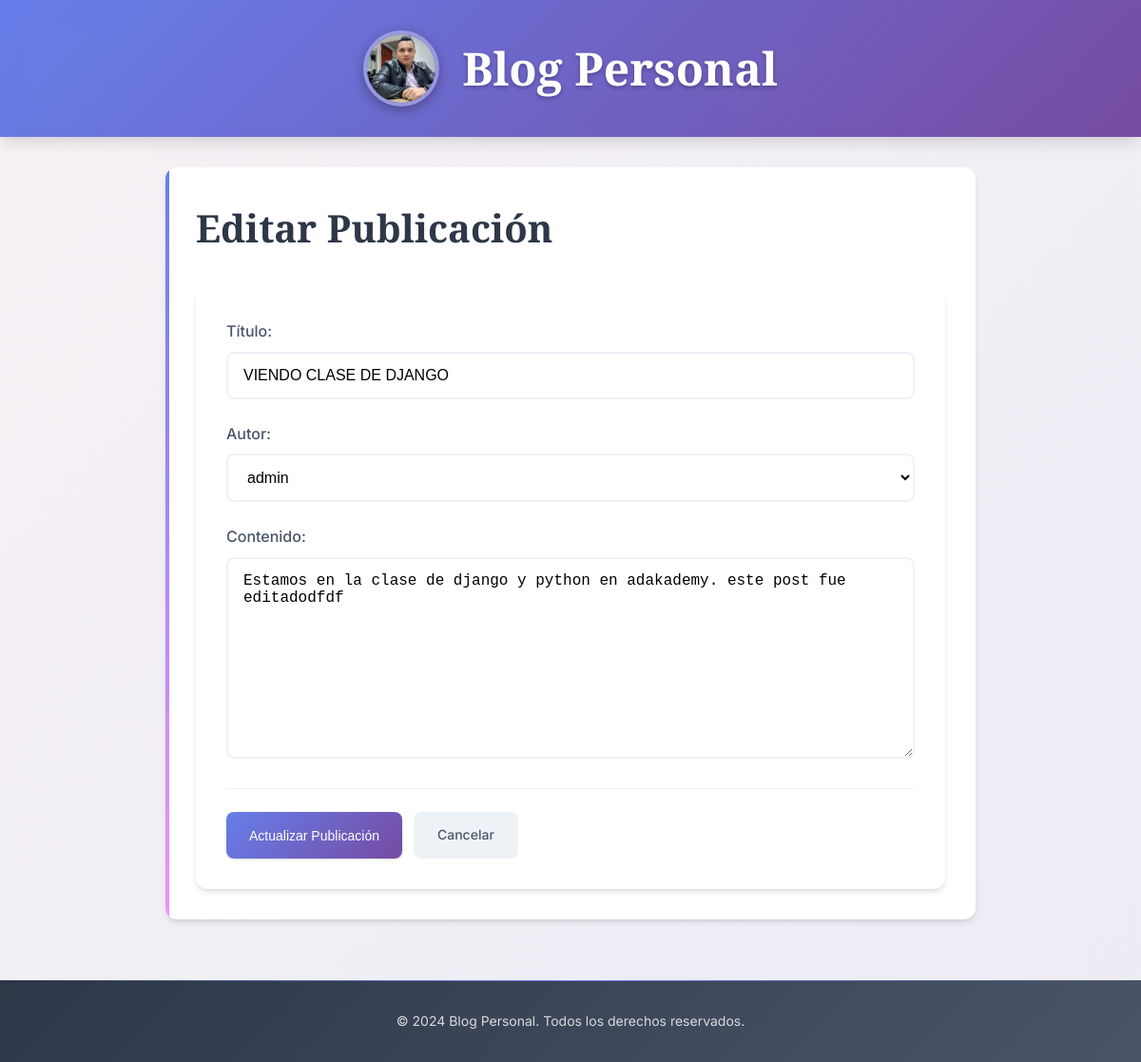
The app's page /post/1/edit/ with its own data.
### blogs/models.py (models this page shows, shortened)
class Post(models.Model):
    title = models.CharField(max_length=200)
    body = models.TextField()
    created_at = models.DateTimeField(
        auto_now_add=True
    )  # toma el tiempo automaticament del sistem o pc
    updated_at = models.DateTimeField(
        auto_now=True
    )  # toma el tiempo automaticament del sistem o pc
    author = models.ForeignKey(
        "auth.User", on_delete=models.CASCADE
    )  # toma el usario de la tabla auth_user de la base de datos de usuario por defecos de django

### blogs/views.py (the view)
# urls.py: path("post/<int:pk>/edit/", PostUpdateView.as_view(), name="post_edit"),
class PostUpdateView(UpdateView):
    model = Post
    fields = ['title', 'author', 'body']  # Usa los campos del modelo
    template_name = 'post_form.html'
    success_url = reverse_lazy('post_list')

### templates/post_form.html (shortened to what this page needs)
{% extends "_base.html" %}
{% block content %}
    <div class="post-card">
        <h1>{% if form.instance.pk %}Editar{% else %}Crear Nueva{% endif %} Publicación</h1>
        <form method="post">
            <div class="form-group">
                <label for="{{ form.title.id_for_label }}">Título:</label>
                {{ form.title }}
            </div>
            <div class="form-group">
                <label for="{{ form.author.id_for_label }}">Autor:</label>
                {{ form.author }}
            </div>
            <div class="form-group">
                <label for="{{ form.body.id_for_label }}">Contenido:</label>
                {{ form.body }}
            </div>
            <div class="post-actions">
                <button type="submit" class="btn btn-primary">
                    {% if form.instance.pk %}Actualizar{% else %}Crear{% endif %} Publicación
                </button>
                <a href="{% url 'post_list' %}" class="btn btn-secondary">Cancelar</a>
            </div>
        </form>
    </div>
{% endblock %}

### blogs/static/blogs/style.css (style rules this page uses)
:root { --primary-color: #667eea; --secondary-color: #764ba2; --accent-color: #f093fb; --text-primary: #2d3748; --text-secondary: #4a5568; --text-light: #718096; --bg-primary: #f7fafc; --bg-secondary: #edf2f7; --white: #ffffff; --shadow-sm: 0 1px 3px 0 rgba(0, 0, 0, 0.1), 0 1px 2px 0 rgba(0, 0, 0, 0.06); --shadow-md: 0 4px 6px -1px rgba(0, 0, 0, 0.1), 0 2px 4px -1px rgba(0, 0, 0, 0.06); --shadow-lg: 0 10px 15px -3px rgba(0, 0, 0, 0.1), 0 4px 6px -2px rgba(0, 0, 0, 0.05); --shadow-xl: 0 20px 25px -5px rgba(0, 0, 0, 0.1), 0 10px 10px -5px rgba(0, 0, 0, 0.04); --border-radius: 12px; --transition: all 0.3s cubic-bezier(0.4, 0, 0.2, 1); }
* { margin: 0; padding: 0; box-sizing: border-box; }
body { font-family: 'Inter', -apple-system, BlinkMacSystemFont, 'Segoe UI', Roboto, sans-serif; background: linear-gradient(135deg, var(--bg-primary) 0%, var(--bg-secondary) 100%); color: var(--text-primary); line-height: 1.6; min-height: 100vh; position: relative; }
body::before { content: ''; position: fixed; top: 0; left: 0; width: 100%; height: 100%; background: linear-gradient(-45deg, #667eea, #764ba2, #f093fb, #f5576c); background-size: 400% 400%; animation: gradientShift 15s ease infinite; opacity: 0.05; z-index: -1; }
.post-card { background: var(--white); border-radius: var(--border-radius); padding: 2rem; margin-bottom: 2rem; box-shadow: var(--shadow-md); transition: var(--transition); position: relative; overflow: hidden; }
.post-card::before { content: ''; position: absolute; top: 0; left: 0; width: 4px; height: 100%; background: linear-gradient(135deg, var(--primary-color), var(--accent-color)); transition: var(--transition); }
h1 { font-family: 'Playfair Display', serif; font-size: 2.5rem; font-weight: 600; color: var(--text-primary); margin-bottom: 1rem; }
a { color: var(--primary-color); text-decoration: none; font-weight: 500; transition: var(--transition); position: relative; }
.post-actions { display: flex; gap: 0.75rem; margin-top: 1.5rem; padding-top: 1.5rem; border-top: 1px solid var(--bg-secondary); }
.btn { display: inline-flex; align-items: center; gap: 0.5rem; padding: 0.75rem 1.5rem; border: none; border-radius: 8px; font-size: 0.875rem; font-weight: 500; text-decoration: none; cursor: pointer; transition: var(--transition); position: relative; overflow: hidden; }
.btn::before { content: ''; position: absolute; top: 0; left: -100%; width: 100%; height: 100%; background: linear-gradient(90deg, transparent, rgba(255, 255, 255, 0.2), transparent); transition: var(--transition); }
.btn-primary { background: linear-gradient(135deg, var(--primary-color), var(--secondary-color)); color: var(--white); box-shadow: var(--shadow-sm); }
.btn-secondary { background: var(--bg-secondary); color: var(--text-secondary); border: 1px solid var(--bg-secondary); }
form { background: var(--white); padding: 2rem; border-radius: var(--border-radius); box-shadow: var(--shadow-md); margin-top: 2rem; }
.form-group { margin-bottom: 1.5rem; }
label { display: block; margin-bottom: 0.5rem; font-weight: 500; color: var(--text-secondary); }
input, textarea, select { width: 100%; padding: 0.875rem 1rem; border: 2px solid var(--bg-secondary); border-radius: 8px; font-size: 1rem; transition: var(--transition); background: var(--white); }
textarea { min-height: 120px; resize: vertical; }
.post-card { animation: fadeInUp 0.6s ease-out; }

### records on screen
Post: title "VIENDO CLASE DE DJANGO", author "admin", body "Estamos en la clase de django y python en adakademy. este post fue editadodfdf"
